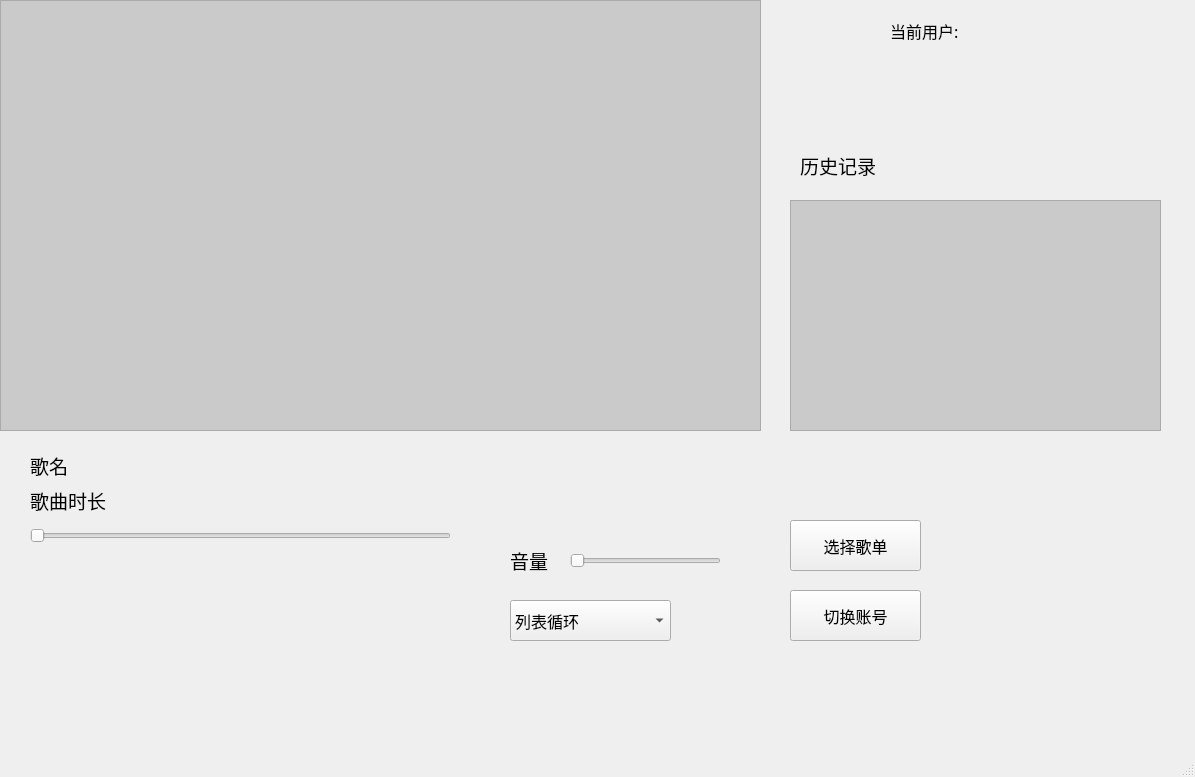
<?xml version="1.0" encoding="UTF-8"?>
<ui version="4.0">
 <class>MainWindow</class>
 <widget class="QMainWindow" name="MainWindow">
  <property name="geometry">
   <rect>
    <x>0</x>
    <y>0</y>
    <width>1195</width>
    <height>777</height>
   </rect>
  </property>
  <property name="windowTitle">
   <string>MainWindow</string>
  </property>
  <property name="styleSheet">
   <string notr="true">#MainWindow{
border-image:url(:/picture/back.png);
QPalette pal = this-&gt;palette();
 QImage bg(&quot;:/picture/back.png&quot;);
  bg = bg.scaled(this-&gt;width(),
                 this-&gt;height(),
                 Qt::IgnoreAspectRatio);
   pal.setBrush(QPalette::Background,QBrush(bg));
   this-&gt;setPalette(pal);

}</string>
  </property>
  <widget class="QWidget" name="centralwidget">
   <widget class="QListWidget" name="listWidget_musicList">
    <property name="geometry">
     <rect>
      <x>0</x>
      <y>0</y>
      <width>761</width>
      <height>431</height>
     </rect>
    </property>
    <property name="styleSheet">
     <string notr="true">background-color:rgba(50,50,50,50);
color:rgb(255,255,255);
</string>
    </property>
   </widget>
   <widget class="QListWidget" name="listWidget_musicHistory">
    <property name="geometry">
     <rect>
      <x>790</x>
      <y>200</y>
      <width>371</width>
      <height>231</height>
     </rect>
    </property>
    <property name="styleSheet">
     <string notr="true">background-color:rgba(50,50,50,50);
color:rgb(255,255,255);</string>
    </property>
   </widget>
   <widget class="QLabel" name="label_musicName">
    <property name="geometry">
     <rect>
      <x>30</x>
      <y>440</y>
      <width>431</width>
      <height>51</height>
     </rect>
    </property>
    <property name="font">
     <font>
      <family>Agency FB</family>
      <pointsize>14</pointsize>
     </font>
    </property>
    <property name="styleSheet">
     <string notr="true">#label{
color: rgb(255, 255, 255);
}
</string>
    </property>
    <property name="text">
     <string>歌名</string>
    </property>
   </widget>
   <widget class="QLabel" name="label_musicTime">
    <property name="geometry">
     <rect>
      <x>30</x>
      <y>480</y>
      <width>421</width>
      <height>41</height>
     </rect>
    </property>
    <property name="font">
     <font>
      <family>Agency FB</family>
      <pointsize>14</pointsize>
     </font>
    </property>
    <property name="styleSheet">
     <string notr="true">
#label_2{
color: rgb(170, 255, 0);
}
</string>
    </property>
    <property name="text">
     <string>歌曲时长</string>
    </property>
   </widget>
   <widget class="QSlider" name="horizontalSlider_time">
    <property name="geometry">
     <rect>
      <x>30</x>
      <y>520</y>
      <width>421</width>
      <height>31</height>
     </rect>
    </property>
    <property name="orientation">
     <enum>Qt::Horizontal</enum>
    </property>
   </widget>
   <widget class="QPushButton" name="pushButton_priMusic">
    <property name="geometry">
     <rect>
      <x>60</x>
      <y>590</y>
      <width>121</width>
      <height>61</height>
     </rect>
    </property>
    <property name="font">
     <font>
      <family>Agency FB</family>
      <pointsize>12</pointsize>
     </font>
    </property>
    <property name="text">
     <string/>
    </property>
    <property name="icon">
     <iconset resource="resourse.qrc">
      <normaloff>:/picture/previous.png</normaloff>:/picture/previous.png</iconset>
    </property>
    <property name="iconSize">
     <size>
      <width>60</width>
      <height>60</height>
     </size>
    </property>
    <property name="default">
     <bool>false</bool>
    </property>
    <property name="flat">
     <bool>true</bool>
    </property>
   </widget>
   <widget class="QPushButton" name="pushButton_startAndEnd">
    <property name="geometry">
     <rect>
      <x>170</x>
      <y>590</y>
      <width>111</width>
      <height>61</height>
     </rect>
    </property>
    <property name="font">
     <font>
      <family>Agency FB</family>
      <pointsize>12</pointsize>
     </font>
    </property>
    <property name="text">
     <string/>
    </property>
    <property name="icon">
     <iconset resource="resourse.qrc">
      <normaloff>:/picture/play.png</normaloff>:/picture/play.png</iconset>
    </property>
    <property name="iconSize">
     <size>
      <width>60</width>
      <height>60</height>
     </size>
    </property>
    <property name="flat">
     <bool>true</bool>
    </property>
   </widget>
   <widget class="QPushButton" name="pushButton_nextMusic">
    <property name="geometry">
     <rect>
      <x>270</x>
      <y>590</y>
      <width>111</width>
      <height>61</height>
     </rect>
    </property>
    <property name="font">
     <font>
      <family>Agency FB</family>
      <pointsize>12</pointsize>
     </font>
    </property>
    <property name="text">
     <string/>
    </property>
    <property name="icon">
     <iconset resource="resourse.qrc">
      <normaloff>:/picture/next.png</normaloff>:/picture/next.png</iconset>
    </property>
    <property name="iconSize">
     <size>
      <width>60</width>
      <height>60</height>
     </size>
    </property>
    <property name="flat">
     <bool>true</bool>
    </property>
   </widget>
   <widget class="QSlider" name="horizontalSlider_sound">
    <property name="geometry">
     <rect>
      <x>570</x>
      <y>530</y>
      <width>151</width>
      <height>61</height>
     </rect>
    </property>
    <property name="orientation">
     <enum>Qt::Horizontal</enum>
    </property>
   </widget>
   <widget class="QLabel" name="label_musicSound">
    <property name="geometry">
     <rect>
      <x>510</x>
      <y>540</y>
      <width>51</width>
      <height>41</height>
     </rect>
    </property>
    <property name="font">
     <font>
      <family>Agency FB</family>
      <pointsize>14</pointsize>
     </font>
    </property>
    <property name="text">
     <string>音量</string>
    </property>
   </widget>
   <widget class="QComboBox" name="comboBox_c">
    <property name="geometry">
     <rect>
      <x>510</x>
      <y>600</y>
      <width>161</width>
      <height>41</height>
     </rect>
    </property>
    <property name="font">
     <font>
      <family>Agency FB</family>
      <pointsize>12</pointsize>
     </font>
    </property>
    <item>
     <property name="text">
      <string>列表循环</string>
     </property>
    </item>
    <item>
     <property name="text">
      <string>随机播放</string>
     </property>
    </item>
    <item>
     <property name="text">
      <string>单曲循环</string>
     </property>
    </item>
   </widget>
   <widget class="QPushButton" name="pushButton_chooseMusicList">
    <property name="geometry">
     <rect>
      <x>790</x>
      <y>520</y>
      <width>131</width>
      <height>51</height>
     </rect>
    </property>
    <property name="font">
     <font>
      <family>Agency FB</family>
      <pointsize>12</pointsize>
     </font>
    </property>
    <property name="text">
     <string>选择歌单</string>
    </property>
    <property name="flat">
     <bool>false</bool>
    </property>
   </widget>
   <widget class="QPushButton" name="pushButton_changeUser">
    <property name="geometry">
     <rect>
      <x>790</x>
      <y>590</y>
      <width>131</width>
      <height>51</height>
     </rect>
    </property>
    <property name="font">
     <font>
      <family>Agency FB</family>
      <pointsize>12</pointsize>
     </font>
    </property>
    <property name="text">
     <string>切换账号</string>
    </property>
   </widget>
   <widget class="QLabel" name="label_user">
    <property name="geometry">
     <rect>
      <x>890</x>
      <y>10</y>
      <width>251</width>
      <height>41</height>
     </rect>
    </property>
    <property name="font">
     <font>
      <family>Agency FB</family>
      <pointsize>12</pointsize>
     </font>
    </property>
    <property name="text">
     <string>当前用户:</string>
    </property>
   </widget>
   <widget class="QLabel" name="label_history">
    <property name="geometry">
     <rect>
      <x>800</x>
      <y>140</y>
      <width>111</width>
      <height>51</height>
     </rect>
    </property>
    <property name="font">
     <font>
      <family>Agency FB</family>
      <pointsize>14</pointsize>
     </font>
    </property>
    <property name="text">
     <string>历史记录</string>
    </property>
   </widget>
  </widget>
  <widget class="QMenuBar" name="menubar">
   <property name="geometry">
    <rect>
     <x>0</x>
     <y>0</y>
     <width>1195</width>
     <height>21</height>
    </rect>
   </property>
  </widget>
  <widget class="QStatusBar" name="statusbar"/>
 </widget>
 <resources>
  <include location="resourse.qrc"/>
 </resources>
 <connections/>
</ui>
